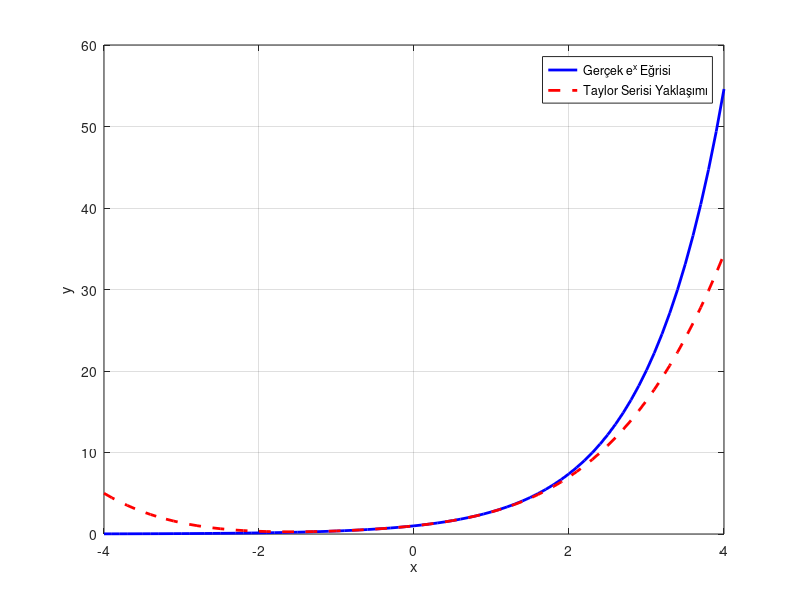

The MATLAB script that drew this image:
%% TAYLOR SERISI ILE e^x HESABI
clc; clear; close all;  % Çalışma alanını temizlenmesi.

x=input("f(x)=e^x için x değeri giriniz :"); % x değerini al
n_terim=input("Hesaplanacak Terim Sayısı: "); % Hesaplanacak Terim sayısını al

% Serinin toplamını tutacak değişken;
taylor_toplam = 0; 

for k=0 : n_terim-1
    
    faktor=factorial(k); % faktoryiel Hesaplama

    terim = (x^k)/faktor ; % Mevcut Terimi Hesapla

    taylor_toplam=taylor_toplam + terim ; % Hesaplanan Terimi Toplam Terime Ekle

end

% MATLAB yerleşik fonksiyonu ile gerçek değeri hesaplama
gercek_deger = exp(x);


% Sonuçları komut penceresine yazdırma
fprintf('\n--- Sonuçlar ---\n');
fprintf('Taylor Yaklaşımı: %.6f\n', taylor_toplam);
fprintf('MATLAB exp(x) Değeri: %.6f\n', gercek_deger);
fprintf('Mutlak Hata: %.6e\n', abs(gercek_deger - taylor_toplam));


% Grafik Çizme

x_noktalari = -4:0.1:4;  % X ekseni için -4 ile 4 aralığında noktaların belirlenmesi.

y_gercek = exp(x_noktalari);  % Gerçek  değerlerinin hesaplanması.

taylor_grafik = zeros(size(x_noktalari));   % Yaklaşma değerleri için boş bir liste

                         
for i=0:(n_terim-1)
    taylor_grafik=taylor_grafik + (x_noktalari.^i)/factorial(i);      % Yaklaşma Değerlerini tek tek hesapla ve listeye ekle
end

figure(1);  % 1 Numaralı grafik penceresi açılması.

plot(x_noktalari, y_gercek, 'b-', 'LineWidth', 2);  % Gerçek e^x eğrisi

hold on; 

plot(x_noktalari, taylor_grafik, 'r--', 'LineWidth', 2);  % Taylor serisi ile bulunan yaklaşık eğrinin çizdirilmesi.

xlabel('x');  % x ekseni etiketi
ylabel('y');  % y ekseni etiketi

legend('Gerçek e^x Eğrisi', 'Taylor Serisi Yaklaşımı');  % Grafik açıklaması

grid on;  % Grafiğe kareli arka plan eklenmesi
